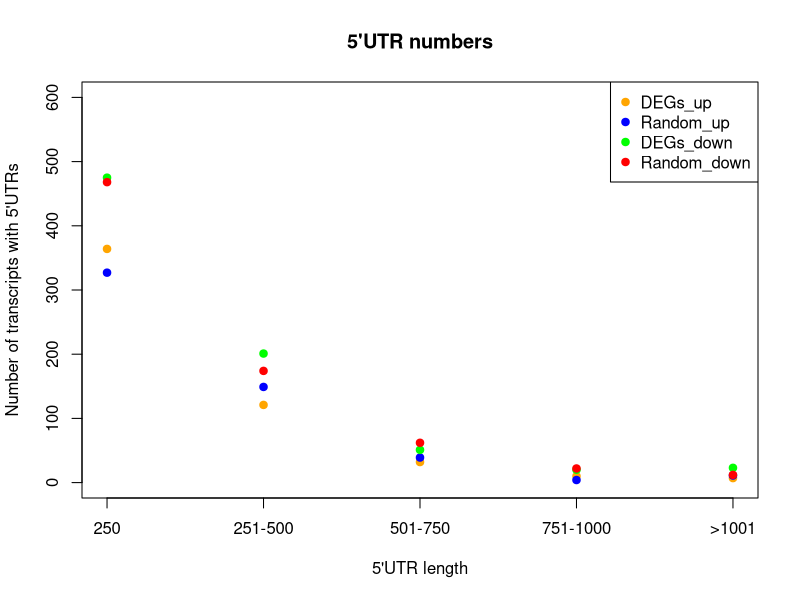

Reproduce this figure in R.
setwd("~/Project_bioinformatics")
require(ggplot2)
library(RColorBrewer)
library(dplyr)


Metabolite <- read.delim("max_5.txt", comment.char = "#")

DEGup <- read.delim("DEG_upregulation.txt", comment.char="#")

select_up<- which(Metabolite$GeneID%in%DEGup$GeneID)
Metabolite_select_up <- Metabolite[select_up,]
Metabolite_select_up$MaxUTR<-as.numeric(Metabolite_select_up$max_5_UTR)

Randomup <- read.delim("Random_592.txt", comment.char="#")

select_up<- which(Metabolite$GeneID%in%Randomup$GeneID)
Metabolite_select_upRandom <- Metabolite[select_up,]
Metabolite_select_upRandom$MaxUTR<-as.numeric(Metabolite_select_upRandom$max_5_UTR)

DEGdown <- read.delim("DEG_downregulation.txt", comment.char="#")

select_down<- which(Metabolite$GeneID%in%DEGdown$GeneID)
Metabolite_select_down <- Metabolite[select_down,]
Metabolite_select_down$MaxUTR<-as.numeric(Metabolite_select_down$max_5_UTR)

Randomdown <- read.delim("Random_823.txt", comment.char="#")

select_down<- which(Metabolite$GeneID%in%Randomdown$GeneID)
Metabolite_select_downRandom <- Metabolite[select_down,]
Metabolite_select_downRandom$MaxUTR<-as.numeric(Metabolite_select_downRandom$max_5_UTR)



####  UP

bin_up_250<-subset(Metabolite_select_up,Metabolite_select_up$MaxUTR<=250)
bin_up_251_500<-subset(Metabolite_select_up,Metabolite_select_up$MaxUTR>250&Metabolite_select_up$MaxUTR<=500)
bin_up_501_750<-subset(Metabolite_select_up,Metabolite_select_up$MaxUTR>500&Metabolite_select_up$MaxUTR<=750)
bin_up_751_1000<-subset(Metabolite_select_up,Metabolite_select_up$MaxUTR>750&Metabolite_select_up$MaxUTR<=1000)
bin_up_1000<-subset(Metabolite_select_up,Metabolite_select_up$MaxUTR>1000)

bin_up_250_random<-subset(Metabolite_select_upRandom,Metabolite_select_upRandom$MaxUTR<=250)
bin_up_251_500_random<-subset(Metabolite_select_upRandom,Metabolite_select_upRandom$MaxUTR>250&Metabolite_select_upRandom$MaxUTR<=500)
bin_up_501_750_random<-subset(Metabolite_select_upRandom,Metabolite_select_upRandom$MaxUTR>500&Metabolite_select_upRandom$MaxUTR<=750)
bin_up_751_1000_random<-subset(Metabolite_select_upRandom,Metabolite_select_upRandom$MaxUTR>750&Metabolite_select_upRandom$MaxUTR<=1000)
bin_up_1000_random<-subset(Metabolite_select_upRandom,Metabolite_select_upRandom$MaxUTR>1000)

##DOWN

bin_down_250<-subset(Metabolite_select_down,Metabolite_select_down$MaxUTR<=250)
bin_down_251_500<-subset(Metabolite_select_down,Metabolite_select_down$MaxUTR>250&Metabolite_select_down$MaxUTR<=500)
bin_down_501_750<-subset(Metabolite_select_down,Metabolite_select_down$MaxUTR>500&Metabolite_select_down$MaxUTR<=750)
bin_down_751_1000<-subset(Metabolite_select_down,Metabolite_select_down$MaxUTR>750&Metabolite_select_down$MaxUTR<=1000)
bin_down_1000<-subset(Metabolite_select_down,Metabolite_select_down$MaxUTR>1000)

bin_down_250_random<-subset(Metabolite_select_downRandom,Metabolite_select_downRandom$MaxUTR<=250)
bin_down_251_500_random<-subset(Metabolite_select_downRandom,Metabolite_select_downRandom$MaxUTR>250&Metabolite_select_downRandom$MaxUTR<=500)
bin_down_501_750_random<-subset(Metabolite_select_downRandom,Metabolite_select_downRandom$MaxUTR>500&Metabolite_select_downRandom$MaxUTR<=750)
bin_down_751_1000_random<-subset(Metabolite_select_downRandom,Metabolite_select_downRandom$MaxUTR>750&Metabolite_select_downRandom$MaxUTR<=1000)
bin_down_1000_random<-subset(Metabolite_select_downRandom,Metabolite_select_downRandom$MaxUTR>1000)

DEGs_up <- c(nrow(bin_up_250),nrow(bin_up_251_500),nrow(bin_up_501_750),nrow(bin_up_751_1000),nrow(bin_up_1000))
DEGs_up<-as.data.frame(DEGs_up)
Random_up <- c(nrow(bin_up_250_random),nrow(bin_up_251_500_random),nrow(bin_up_501_750_random),nrow(bin_up_751_1000_random),nrow(bin_up_1000_random))
Random_up <- as.data.frame(Random_up)

DEGs_down <- c(nrow(bin_down_250),nrow(bin_down_251_500),nrow(bin_down_501_750),nrow(bin_down_751_1000),nrow(bin_down_1000))
DEGs_down<-as.data.frame(DEGs_down)
Random_down <- c(nrow(bin_down_250_random),nrow(bin_down_251_500_random),nrow(bin_down_501_750_random),nrow(bin_down_751_1000_random),nrow(bin_down_1000_random))
Random_down <- as.data.frame(Random_down)


pdf("5_UTR_numbers.pdf")
plot(DEGs_up$DEGs_up, col="orange", pch=19,
     main="5'UTR numbers",
     xlab="5'UTR length",
     ylab="Number of transcripts with 5'UTRs", xaxt = "n",
     ylim=c(0,600))
axis(side=1, at = c(1, 2, 3, 4, 5),labels=c("250","251-500","501-750","751-1000",">1001"))
points(Random_up$Random_up, col="blue", pch=19)
points(DEGs_down$DEGs_down, col="green", pch=19)
points(Random_down$Random_down, col="red", pch=19)
legend('topright',legend=c("DEGs_up", "Random_up","DEGs_down","Random_down"), pch=c(19, 19), col=c('orange', 'blue','green', 'red'))
dev.off()